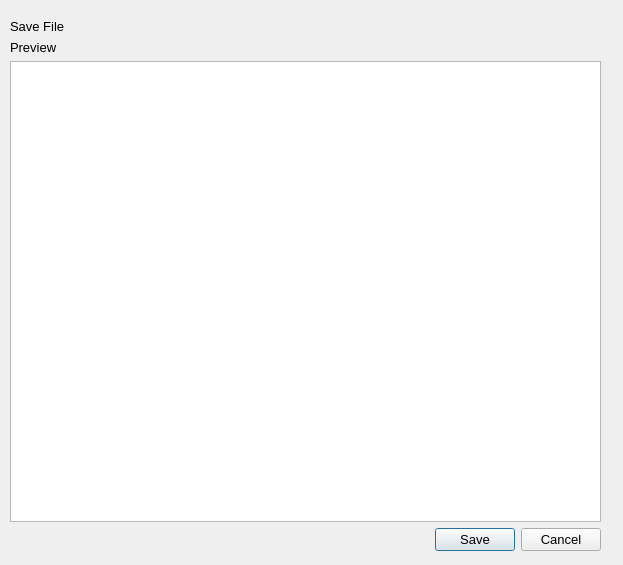
<?xml version="1.0" encoding="UTF-8"?>
<ui version="4.0">
 <class>saveFile</class>
 <widget class="QDialog" name="saveFile">
  <property name="geometry">
   <rect>
    <x>0</x>
    <y>0</y>
    <width>623</width>
    <height>565</height>
   </rect>
  </property>
  <property name="font">
   <font>
    <pointsize>10</pointsize>
   </font>
  </property>
  <property name="windowTitle">
   <string>Dialog</string>
  </property>
  <widget class="QLabel" name="label">
   <property name="geometry">
    <rect>
     <x>10</x>
     <y>20</y>
     <width>256</width>
     <height>13</height>
    </rect>
   </property>
   <property name="font">
    <font>
     <pointsize>10</pointsize>
    </font>
   </property>
   <property name="text">
    <string>Save File</string>
   </property>
  </widget>
  <widget class="QWidget" name="layoutWidget">
   <property name="geometry">
    <rect>
     <x>10</x>
     <y>40</y>
     <width>591</width>
     <height>511</height>
    </rect>
   </property>
   <layout class="QVBoxLayout" name="verticalLayout">
    <item>
     <widget class="QLabel" name="label_4">
      <property name="text">
       <string>Preview</string>
      </property>
     </widget>
    </item>
    <item>
     <widget class="QGraphicsView" name="previewGraphicsView"/>
    </item>
    <item>
     <layout class="QHBoxLayout" name="horizontalLayout_4"/>
    </item>
    <item>
     <layout class="QHBoxLayout" name="horizontalLayout_2"/>
    </item>
    <item>
     <layout class="QHBoxLayout" name="horizontalLayout"/>
    </item>
    <item>
     <layout class="QHBoxLayout" name="horizontalLayout_3">
      <item>
       <spacer name="horizontalSpacer_3">
        <property name="orientation">
         <enum>Qt::Horizontal</enum>
        </property>
        <property name="sizeHint" stdset="0">
         <size>
          <width>40</width>
          <height>20</height>
         </size>
        </property>
       </spacer>
      </item>
      <item>
       <widget class="QPushButton" name="save_btn">
        <property name="text">
         <string>Save</string>
        </property>
       </widget>
      </item>
      <item>
       <widget class="QPushButton" name="cancel_btn">
        <property name="text">
         <string>Cancel</string>
        </property>
       </widget>
      </item>
     </layout>
    </item>
   </layout>
  </widget>
 </widget>
 <resources/>
 <connections/>
</ui>
